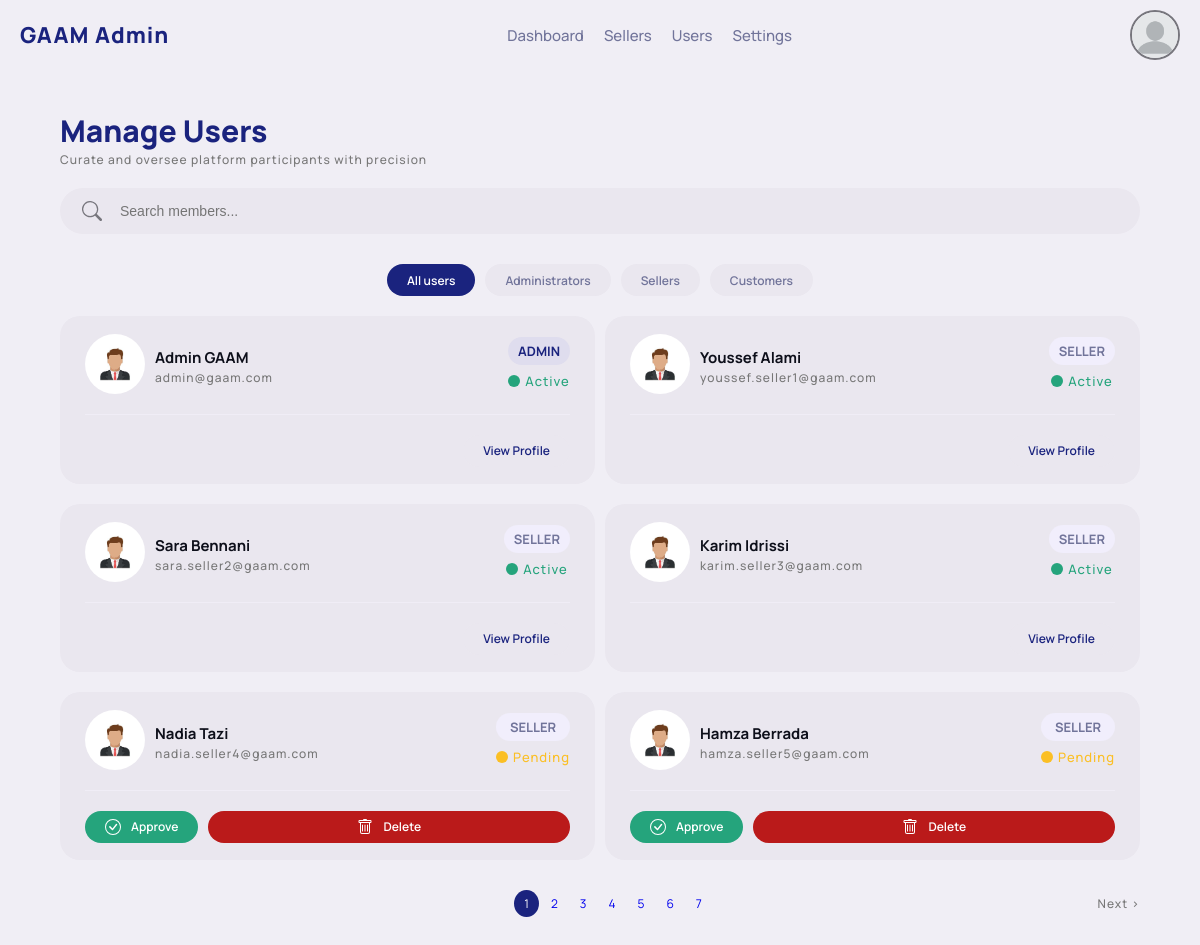
The app's page /pages/admin/users.php with its own data.
### tables this page shows
CREATE TABLE `users` (
  `id_user` int(11) NOT NULL,
  `username` varchar(100) NOT NULL,
  `lastname` varchar(100) NOT NULL,
  `email` varchar(150) NOT NULL,
  `password` varchar(255) NOT NULL,
  `phone_number` varchar(20) DEFAULT NULL,
  `id_role` int(11) NOT NULL,
  `status` enum('active','inactive','pending') NOT NULL DEFAULT 'pending',
  `profile_image` varchar(255) DEFAULT NULL,
  `created_at` datetime DEFAULT current_timestamp(),
  `bio` text DEFAULT NULL
);

CREATE TABLE `roles` (
  `id_role` int(11) NOT NULL,
  `role_name` varchar(50) NOT NULL
);

### includes/functions.php (called while the page is built, shortened)
<?php
function e($value) {
    return htmlspecialchars($value, ENT_SUBSTITUTE, 'UTF-8');
}
function getUsers($pdo): ?array {
    $statement = $pdo->prepare('SELECT Users.id_user, Users.username, Users.lastname, Users.email, Users.phone_number, Users.status, Users.profile_image, Roles.role_name FROM Users JOIN Roles ON `Users`.`id_role` = `Roles`.`id_role`');
    $statement->execute();
    $results = $statement->fetchALL(PDO::FETCH_ASSOC);
    return $results;
}
function getRoleClass(string $role): string {
    return match($role) {
        'customer' => 'red',
        'admin' => 'blue',
        default => 'grey'
    };
}
function getStatusClass(string $status): string {
    return match($status) {
        'active' => 'active',
        'pending' => 'pending',
        default => 'inactive'
    };
}

### pages/admin/users.php (the view, shortened to what this page needs)
<?php
require_once __DIR__ . '/../../includes/db.php';
require_once __DIR__ . '/../../includes/functions.php';
$users = getUsers($pdo);
require_once __DIR__ . '/../../includes/header.php';
?>
    <header class="header container u-margin-top-med">
      <h1 class="heading-primary">
        Manage Users
        <span class="sub-heading"
          >Curate and oversee platform participants with precision</span
        >
      </h1>
    </header>
    <main>
      <div class="container">
        <div class="search-container">
          <div class="search-box u-margin-top-small">
            <input
              id="searchUser"
              class="search-box__input"
              type="text"
              placeholder="Search members..."
            />
          </div>
        </div>
        <div class="users-list-container">
          <div class="users-list-btns">
            <a data-filter="all" class="btn-secondary">All users</a>
            <a data-filter="admin" class="btn-secondary">Administrators</a>
            <a data-filter="seller" class="btn-secondary">Sellers</a>
            <a data-filter="customer" class="btn-secondary">Customers</a>
          </div>
          <div class="user-box-container u-margin-top-small">
            <?php if(!empty($users)): ?>
              <?php foreach($users as $user): ?>
              <div class="user-box hide" data-role="<?= e($user['role_name']) ?>" data-id="<?= e($user['id_user']) ?>">
                <div class="users-container">
                  <div class="user-profile">
                    <img
                      class="user__img"
                      src="<?= BASE_URL ?>assets/images/avatars/users1-icon.jpg"
                      alt="Profile 1"
                    />
                    <h1>
                      <span class="username"><?php echo e($user['username']) . ' ' . e($user['lastname']); ?></span>
                      <span class="sub-heading"><?php echo e($user['email']); ?></span>
                    </h1>
                  </div>
                  <div class="users-status">
                    <div
                      class="status-indicator status-indicator--<?php echo e(getRoleClass($user['role_name']));?> u-margin-bottom-sm"
                    >
                      <?php echo e($user['role_name']); ?>
                    </div>
                    <div class="status status--<?php echo e(getStatusClass($user['status'])); ?>">
                      <div class="status__cercle">&nbsp;</div>
                      <p class="sub-heading"><?= e(ucfirst($user['status'])) ?></p>
                    </div>
                  </div>
                </div>
                <hr class="line__break" />
                <div class="btn-container u-margin-top-small">
                  <?php if($user['status'] === 'active'): ?>
                  <a class="btn-secondary btn-secondary--blue txt-right"
                    href="<?= BASE_URL ?>pages/admin/user-profile.php?id=<?= e($user['id_user']) ?>">
                    View Profile
                  </a>
                  <?php else: ?>
                    <a
                    class="btn-secondary btn-secondary--green txt-right approve-btn"
                    href="#"
                    >Approve</a
                  >
                  <a
                    class="btn-secondary btn-secondary--red txt-right delete-btn"
                    href="<?= BASE_URL ?>pages/admin/delete-user.php?<?php echo http_build_query(['id' => $user['id_user']]); ?>"
                  >
                    Delete</a
                  >
                  <?php endif; ?>
                </div>
              </div>
              <?php endforeach; ?>
              <?php else: ?>
                <p class="t-data--empty t-empty--grid">No users found.</p>
            <?php endif; ?>
        </div>
        <div class="users-list-pages u-margin-top-small">
          <div class="users-pages__left">
          </div>
          <div class="users-pages-links"></div>
          <div class="users-pages__right">
              <a id="nextBtn" class="sub-heading">Next &rsaquo;</a>
          </div>
        </div>
      </div>
    </main>
  </body>
</html>

### assets/css/base/typography.css (style rules this page uses)
.heading-primary { font-family: var(--primary-font); font-size: 3rem; font-weight: 900; color: var(--primary); }
.sub-heading { font-size: 1.4rem; font-weight: 500; color: var(--secondary); display: block; }

### assets/css/base/variables.css (style rules this page uses)
:root { --primary: #1a237e; --light-primary: #95a3ee; --secondary: #71749a; --light-grey: #eae7ef; --green: rgb(37, 164, 124); --yellow: #fbbf24; --light-yellow: #ffedd5; --orange: #c27d5f; --brown: #5c1800; --light-green: #dcfce7; --red: #ba1a1a; --light-red: #e5dbe1; --tertiary: #5c1800; --neutral: #77767d; --shadow: 0 10px 25px rgba(0, 0, 0, 0.671); --max-width: 1100px; --border-radius: 1rem; --primary-font: "Manrope", sans-serif; --bg-page: #f0eef5; --bg-card: #ffffff; --accent-soft: #e8ebff; --accent-hover: #131a5c; --text-primary: #0d0f1a; --shadow-card: 0 2px 14px rgba(0, 0, 0, 0.07); --shadow-avatar: 0 8px 30px rgba(26, 35, 126, 0.2); --gold-progress: linear-gradient( 90deg, var(--yellow) 0%, var(--light-yellow) 100% ); }

### assets/css/components/status-indicator.css (style rules this page uses)
.status-indicator { font-size: 1.3rem; font-weight: 700; padding: 0.5rem 1rem; border-radius: 10rem; text-align: center; text-transform: uppercase; white-space: nowrap; }
.status-indicator--grey { background-color: #f1eefc; color: var(--secondary) !important; }
.status-indicator--blue { background-color: #dfddee; color: var(--primary) !important; }

### assets/css/components/btns.css (style rules this page uses)
.btn-secondary, .btn-secondary:link, .btn-secondary:visited { font-size: 1.2rem; color: var(--secondary); text-decoration: none; font-weight: 600; padding: 0.75rem 2rem; background-color: var(--light-grey); border-radius: 2rem; display: flex; align-items: center; justify-content: center; gap: 1rem; cursor: pointer; transition: all 0.3s ease-in-out; }
.btn-secondary--red { color: white !important; background-color: var(--red) !important; padding: 1rem 2rem; width: 100%; }
.btn-secondary--blue { color: var(--primary) !important; }
.btn-secondary--green { color: white !important; background-color: var(--green) !important; padding: 1rem 2rem; }
.btn--active { color: white !important; background-color: var(--primary) !important; position: relative; }
.btn-container { display: flex; align-items: center; justify-content: right; gap: 1rem; }

### assets/css/components/search-box.css (style rules this page uses)
.search-box { position: relative; display: inline-flex; align-items: center; width: 100%; }
.search-box__input { padding: 1.5rem 1.5rem 1.5rem 6rem; border-radius: 5rem; border: none; width: 100%; background-color: var(--light-grey); font-size: 1.4rem; }
.search-container { display: flex; align-items: flex-end; justify-content: center; gap: 2rem; }

### assets/css/pages/users.css (style rules this page uses)
.users-list-container { padding: 3rem 0; }
@media (min-width: 56.25em) { .user-box-container { display: grid; gap: 1rem; grid-template-columns: repeat(2, 1fr); } }
.user-box { padding: 1.75rem 2.5rem; background-color: var(--light-grey); border-radius: 2rem; }
.user-box:not(:last-child) { margin-bottom: 1rem; }
.users-container { display: flex; align-items: center; justify-content: space-between; }
.users-list-btns { display: flex; justify-content: center; align-items: center; gap: 1rem; flex-wrap: wrap; cursor: pointer; }
.user-profile { display: flex; align-items: center; gap: 1rem; }
.username { font-size: 1.5rem; }
.user__img { width: 6rem; border-radius: 50%; }
.status { display: flex; align-items: center; justify-content: center; gap: 0.5rem; }
.status--active p { color: var(--green); }
.status--pending p { color: var(--yellow); }
.status--pending .status__cercle { background-color: var(--yellow); }
.status__cercle { height: 1.2rem; width: 1.2rem; border-radius: 50%; background-color: var(--green); }
.line__break { margin-top: 2rem; background-color: #f0edf6; height: 1px; border: none; }
.users-list-pages { display: flex; align-items: center; justify-content: space-between; }
.users-pages-links { display: flex; align-items: center; gap: 0.2rem; }
.users-pages__left, .users-pages__right { cursor: pointer; transition: all 0.3s ease-in-out; }

### assets/css/pages/cart.css (style rules this page uses)
.sub-heading { font-size: 12px; color: #777; letter-spacing: 1px; }

### records on screen
users: username "Admin", lastname "GAAM", email "admin@gaam.com", id_role.role_name "ADMIN", status "Active"
users: username "Youssef", lastname "Alami", email "youssef.seller1@gaam.com", id_role.role_name "SELLER", status "Active"
users: username "Sara", lastname "Bennani", email "sara.seller2@gaam.com", id_role.role_name "SELLER", status "Active"
users: username "Karim", lastname "Idrissi", email "karim.seller3@gaam.com", id_role.role_name "SELLER", status "Active"
users: username "Nadia", lastname "Tazi", email "nadia.seller4@gaam.com", id_role.role_name "SELLER", status "Pending"
users: username "Hamza", lastname "Berrada", email "hamza.seller5@gaam.com", id_role.role_name "SELLER", status "Pending"
